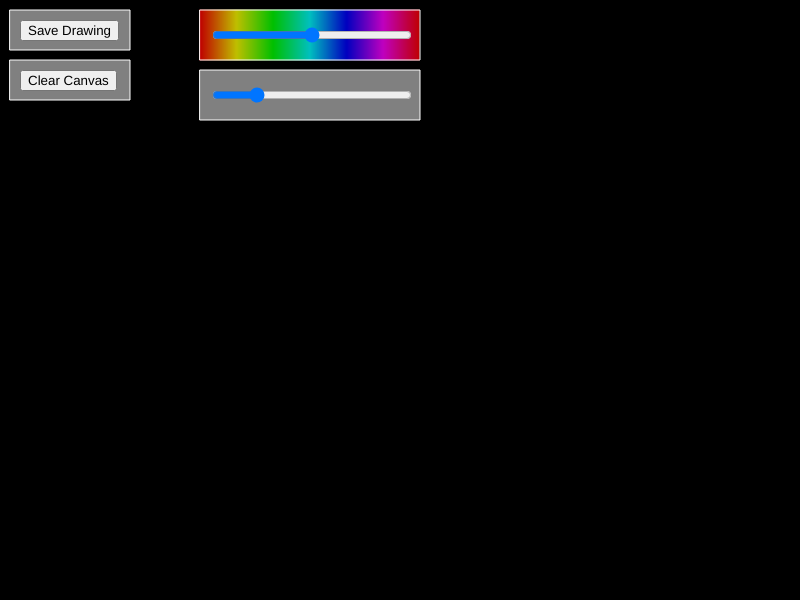
Frame 1 (no input)
Frame 60 (no input): identical to frame 1, image omitted
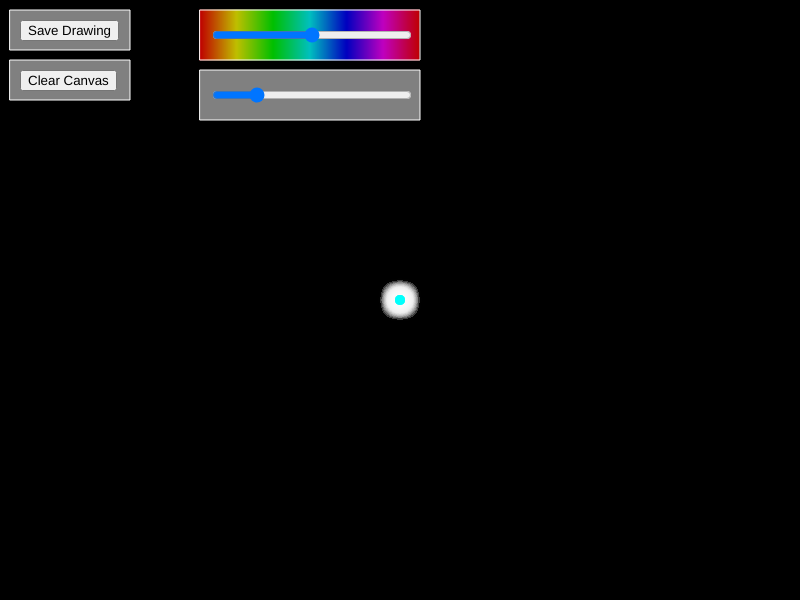
Frame 120 (the mouse pressed at the canvas centre since frame 60)

The p5.js sketch that drew these frames (run headless with seeded random() and noise() and a simulated clock; from frame 60 on, the mouse is pressed at the canvas centre):

// p5.js sketch
// ── sketch.js
let colorSlider, sizeSlider, saveButton, deleteButton;
let tiles = []; 
let tileSize = 150;
let tilesPerRow = 3; 
let tileSpacing = 10; 
let tileRows = 0; 

let canvasWidth = 800;
let canvasHeight = 600;
let tileAreaHeight = 0; 

let saveBox = { x: 10, y: 10, w: 120, h: 40 };
let deleteBox = { x: 10, y: 60, w: 120, h: 40 };
let sliderBox = { x: 200, y: 10, w: 220, h: 50 };
let sizeBox = { x: 200, y: 70, w: 220, h: 50 };

let drawingLayer; 

function setup() {
  createCanvas(canvasWidth, canvasHeight);
  background(0);
  colorMode(HSB);

  drawingLayer = createGraphics(canvasWidth, canvasHeight);
  drawingLayer.colorMode(HSB);
  drawingLayer.background(0);

  saveButton = createButton('Save Drawing');
  saveButton.position(saveBox.x + 10, saveBox.y + 10);
  saveButton.mousePressed(saveTile);

  deleteButton = createButton('Clear Canvas');
  deleteButton.position(deleteBox.x + 10, deleteBox.y + 10);
  deleteButton.mousePressed(clearCanvas);

  colorSlider = createSlider(0, 255, 127);
  colorSlider.position(sliderBox.x + 10, sliderBox.y + 15);
  colorSlider.style('width', '200px');

  sizeSlider = createSlider(5, 30, 10);
  sizeSlider.position(sizeBox.x + 10, sizeBox.y + 15);
  sizeSlider.style('width', '200px');

  updateCanvasPosition(); 
}

function draw() {
  background(0);
  image(drawingLayer, 0, tileAreaHeight); 
  drawTiles(); 
  drawUI(); 
  drawBrush(); 
}


function drawBrush() {
  if (mouseIsPressed && mouseY > tileAreaHeight) {
    let hueValue = colorSlider.value();
    let brushSize = sizeSlider.value();

    let ctx = drawingLayer.drawingContext;
    ctx.shadowBlur = 15; 
    ctx.shadowColor = color(`hsb(${map(hueValue, 0, 255, 0, 360)}, 100%, 100%)`);

    drawingLayer.fill(map(hueValue, 0, 255, 0, 360), 100, 100);
    drawingLayer.noStroke();
    drawingLayer.ellipse(mouseX, mouseY - tileAreaHeight, brushSize); // Adjust for movement

    ctx.shadowBlur = 0; 
  }
}


function saveTile() {
  let tile = createGraphics(tileSize, tileSize);
  tile.colorMode(HSB);
  tile.background(0);
  tile.image(drawingLayer.get(0, 0, width, height), 0, 0, tileSize, tileSize);
  tiles.push(tile);

  tileRows = ceil(tiles.length / tilesPerRow);
  tileAreaHeight = (tileSize + tileSpacing) * tileRows + 20;

  updateCanvasPosition(); 
}


function updateCanvasPosition() {
  let newHeight = tileAreaHeight + canvasHeight;
  resizeCanvas(canvasWidth, newHeight);
  drawingLayer.resizeCanvas(canvasWidth, newHeight); 
  drawingLayer.background(0);
}


function drawTiles() {
  let xOffset = 10;
  let yOffset = 130; 

  for (let i = 0; i < tiles.length; i++) {
    let row = floor(i / tilesPerRow);
    let col = i % tilesPerRow;
    
    let x = xOffset + col * (tileSize + tileSpacing);
    let y = yOffset + row * (tileSize + tileSpacing);
    
    fill(0);
    rect(x, y, tileSize, tileSize);
    image(tiles[i], x, y, tileSize, tileSize);
  }
}


function drawUI() {
  drawBox(saveBox, "Save");
  drawBox(deleteBox, "Delete");
  drawSliderBox();
  drawSizeBox();
}


function drawBox(box, label) {
  fill(50);
  stroke(255);
  rect(box.x, box.y, box.w, box.h);
  fill(255);
  noStroke();
  textSize(14);
  textAlign(CENTER, CENTER);
  text(label, box.x + box.w / 2, box.y + box.h / 2);
}


function drawSliderBox() {
  for (let i = 0; i < sliderBox.w; i++) {
    let hueValue = map(i, 0, sliderBox.w, 0, 360);
    stroke(hueValue, 100, 100);
    line(sliderBox.x + i, sliderBox.y, sliderBox.x + i, sliderBox.y + sliderBox.h);
  }
  noFill();
  stroke(255);
  rect(sliderBox.x, sliderBox.y, sliderBox.w, sliderBox.h);
}


function drawSizeBox() {
  fill(50);
  stroke(255);
  rect(sizeBox.x, sizeBox.y, sizeBox.w, sizeBox.h);
}


function clearCanvas() {
  drawingLayer.background(0);
}
